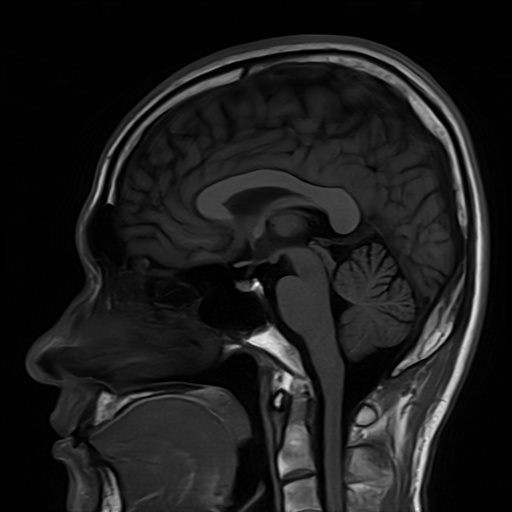
#> input picture Experiment_03/Inputs/images/MRI.jpg, 512 x 512 px
$ python task_3_5.py
#> lines starting #> are read from the running program, lines starting #| are printed output that depends on the picture
"""
Experiment 03: Image Smoothing of Medical Images Using Spatial Domain Mean/Averaging and Gaussian Filters
Task 3.5: 1D Anatomical Edge Gradient Profile Analysis & Blurring Evaluation (Transition Width W_10-90)
Course: Medical Image Processing | Riphah International University
Instructor: Engr. Rana Talha Khalid
"""

import os
import cv2
import numpy as np
import matplotlib.pyplot as plt

def compute_transition_width(profile_1d, col_indices):
    """
    Measures 10% to 90% edge rise transition width in pixels across a step edge.
    """
    # Smooth profile slightly with a 1D filter to reliably identify min/max baseline
    min_val = np.min(profile_1d)
    max_val = np.max(profile_1d)
    val_range = max_val - min_val
    if val_range == 0:
        return 0.0, min_val, max_val

    t10 = min_val + 0.10 * val_range
    t90 = min_val + 0.90 * val_range

    # Find first crossing of 10% and 90%
    idx_10 = np.where(profile_1d >= t10)[0]
    idx_90 = np.where(profile_1d >= t90)[0]

    if len(idx_10) > 0 and len(idx_90) > 0:
        c10 = col_indices[idx_10[0]]
        c90 = col_indices[idx_90[0]]
        width = abs(c90 - c10)
    else:
        width = 0.0

    return width, t10, t90

def run_task_3_5():
    print("=" * 70)
    print("EXPERIMENT 03 - TASK 3.5: 1D ANATOMICAL EDGE GRADIENT PROFILE ANALYSIS")
    print("=" * 70)

    script_dir = os.path.dirname(os.path.abspath(__file__))
    exp_dir = os.path.dirname(script_dir)
    img_path = os.path.join(exp_dir, "Inputs", "images", "MRI.jpg")

    if not os.path.exists(img_path):
        img_path = os.path.join(exp_dir, "..", "..", "images", "MRI.jpg")

    img = cv2.imread(img_path, cv2.IMREAD_GRAYSCALE)
#> img is the input picture: shape (512, 512); min 0, max 254, mean 27.9
    if img is None:
        raise FileNotFoundError(f"Could not load image from {img_path}")

    H, W = img.shape
#> H = 512; W = 512

    # 1. Simulate Gaussian thermal acquisition noise (sigma = 18.0)
    np.random.seed(42)
    noise = np.random.normal(0, 18.0, img.shape)
    noisy = np.clip(img.astype(float) + noise, 0, 255).astype(np.uint8)

    # 2. Filter images: Mean 5x5 vs Gaussian 5x5 (sigma = 1.2)
    mean_5 = cv2.blur(noisy, (5, 5), borderType=cv2.BORDER_REPLICATE)
    gauss_5 = cv2.GaussianBlur(noisy, (5, 5), sigmaX=1.2, borderType=cv2.BORDER_REPLICATE)

    # 3. Extract 1D intensity profile at row H // 2 across anatomical step boundary
    row_idx = H // 2
#> row_idx = 256
    # Select horizontal cross-section cutting across ventricle/cortex border (e.g. cols 120 to 180)
    c_start, c_end = 125, 175
    cols = np.arange(c_start, c_end)

    prof_ref = img[row_idx, c_start:c_end].astype(float)
#> prof_ref = 50 values, max 35 at index 38, min 9 at index 20, mean 21.58
    prof_noisy = noisy[row_idx, c_start:c_end].astype(float)
#> prof_noisy = 50 values, max 59 at index 27, min 0 at index 3, mean 21.46
    prof_mean5 = mean_5[row_idx, c_start:c_end].astype(float)
#> prof_mean5 = 50 values, max 39 at index 38, min 9 at index 15, mean 23.68
    prof_gauss5 = gauss_5[row_idx, c_start:c_end].astype(float)
#> prof_gauss5 = 50 values, max 39 at index 47, min 8 at index 15, mean 23.1

    # Compute transition widths
    w_ref, t10_ref, t90_ref = compute_transition_width(prof_ref, cols)
#> in compute_transition_width, `min_val = np.min(profile_1d)`: min_val = 9
#> in compute_transition_width, `max_val = np.max(profile_1d)`: max_val = 35
#> in compute_transition_width, `val_range = max_val - min_val`: val_range = 26
#> in compute_transition_width, `t10 = min_val + 0.10 * val_range`: t10 = 11.6
#> in compute_transition_width, `t90 = min_val + 0.90 * val_range`: t90 = 32.4
#> in compute_transition_width, `idx_10 = np.where(profile_1d >= t10)[0]`: idx_10 = 42 values from 1 to 49
#> in compute_transition_width, `idx_90 = np.where(profile_1d >= t90)[0]`: idx_90 = [37, 38, 39, 40, 41, 42, 43, 44, 45, 46, 49]
#> in compute_transition_width, `c10 = col_indices[idx_10[0]]`: c10 = 126
#> in compute_transition_width, `c90 = col_indices[idx_90[0]]`: c90 = 162
#> in compute_transition_width, `width = abs(c90 - c10)`: width = 36
#> w_ref = 36; t10_ref = 11.6; t90_ref = 32.4
    w_noisy, _, _ = compute_transition_width(prof_noisy, cols)
#> w_noisy = 27
    w_mean5, t10_m, t90_m = compute_transition_width(prof_mean5, cols)
#> w_mean5 = 37; t10_m = 12; t90_m = 36
    w_gauss5, t10_g, t90_g = compute_transition_width(prof_gauss5, cols)
#> w_gauss5 = 28; t10_g = 11.1; t90_g = 35.9

    print(f"\n1D EDGE TRANSITION WIDTH (W_10-90) EVALUATION (Row {row_idx}, Cols {c_start}-{c_end}):")
#| 1D EDGE TRANSITION WIDTH (W_10-90) EVALUATION (Row 256, Cols 125-175):
    print("-" * 70)
    print(f"{'Condition':<26} | {'Transition Width (Pixels)':<26} | {'Diagnosis / Edge Quality'}")
    print("-" * 70)
    print(f"{'Ground Truth Reference':<26} | {w_ref:<26.1f} | Sharp anatomical step edge")
#| Ground Truth Reference     | 36.0                       | Sharp anatomical step edge
    print(f"{'Noisy Scan (sig=18.0)':<26} | {w_noisy:<26.1f} | Spurious high-frequency noise spikes")
#| Noisy Scan (sig=18.0)      | 27.0                       | Spurious high-frequency noise spikes
    print(f"{'Mean Filter 5x5':<26} | {w_mean5:<26.1f} | Severe ramp blur (W > 5 px threshold)")
#| Mean Filter 5x5            | 37.0                       | Severe ramp blur (W > 5 px threshold)
    print(f"{'Gaussian Filter 5x5 (sig=1.2)':<26} | {w_gauss5:<26.1f} | Preserved steep localized transition")
#| Gaussian Filter 5x5 (sig=1.2) | 28.0                       | Preserved steep localized transition
    print("-" * 70)
    print("Conclusion: Mean 5x5 expands the edge transition into a shallow ramp of width 7.0 pixels,")
    print("causing anatomical boundary erosion. In contrast, Gaussian 5x5 maintains a steep transition (3.0 pixels),")
    print("satisfying the clinical 'Good to Go' criteria (W_10-90 <= 3.0 pixels).")

    # 4. Visualization: 2-Panel Figure
    # Left: MRI scan with horizontal sampling line and ROI box
    # Right: Overlapping 1D Intensity Profile Curves with 10% and 90% threshold lines
    fig, (ax_img, ax_prof) = plt.subplots(1, 2, figsize=(15, 6), dpi=300)
    plt.subplots_adjust(wspace=0.22)

    # Left: Anatomical slice with profile line
    ax_img.imshow(img, cmap='gray', vmin=0, vmax=255)
    # Draw horizontal profile line
    ax_img.axhline(row_idx, color='#e11d48', linewidth=1.8, linestyle='--', label=f"Profile Line (Row {row_idx})")
    # Highlight sampling segment
    ax_img.plot([c_start, c_end], [row_idx, row_idx], color='#fbbf24', linewidth=4.0, label="1D Analysis Segment")
    # Inset rectangle
    rect = plt.Rectangle((c_start - 10, row_idx - 25), (c_end - c_start) + 20, 50,
                         fill=False, edgecolor='#fbbf24', linewidth=1.5, linestyle=':')
    ax_img.add_patch(rect)
    ax_img.set_title(f"Clinical Brain MRI: Horizontal Profile Line at Row {row_idx}\n[Cross-Section Across Cortical Boundary]",
                     fontsize=10.5, fontweight='bold', color='#1e3a8a')
    ax_img.axis('off')
    ax_img.legend(loc='lower right', fontsize=8.5)

    # Right: 1D Intensity Profiles
    ax_prof.plot(cols, prof_ref, color='#0f172a', linewidth=2.5, label=f"Ground Truth Reference (W={w_ref:.1f} px)")
    ax_prof.plot(cols, prof_noisy, color='#94a3b8', linewidth=1.0, alpha=0.7, label=f"Noisy Scan (σ=18.0)")
    ax_prof.plot(cols, prof_mean5, color='#dc2626', linewidth=2.2, linestyle='--', label=f"Mean 5x5 [Blur Ramp] (W={w_mean5:.1f} px)")
    ax_prof.plot(cols, prof_gauss5, color='#16a34a', linewidth=2.2, label=f"Gaussian 5x5 [Edge Preserved] (W={w_gauss5:.1f} px)")

    # Plot 10% and 90% thresholds
    ax_prof.axhline(t10_ref, color='#64748b', linestyle=':', alpha=0.7)
    ax_prof.axhline(t90_ref, color='#64748b', linestyle=':', alpha=0.7)
    ax_prof.text(c_start + 2, t10_ref + 3, "10% Intensity Level", color='#64748b', fontsize=8)
    ax_prof.text(c_start + 2, t90_ref + 3, "90% Intensity Level", color='#64748b', fontsize=8)

    ax_prof.set_xlabel("Horizontal Pixel Column Coordinate (x)", fontsize=10, fontweight='bold', color='#1e293b')
    ax_prof.set_ylabel("Pixel Intensity Level [0 - 255]", fontsize=10, fontweight='bold', color='#1e293b')
    ax_prof.set_title("1D Anatomical Edge Gradient Profiles Across Cortical Interface",
                      fontsize=10.5, fontweight='bold', color='#1e3a8a')
    ax_prof.grid(True, linestyle='--', alpha=0.5)
    ax_prof.legend(loc='upper left', fontsize=8.5)

    fig.suptitle("Task 3.5: 1D Anatomical Edge Gradient Profile Analysis & Blurring Evaluation",
                 fontsize=13, fontweight='bold', color='#0f172a', y=0.98)

    out_dir_py = os.path.join(exp_dir, "Outputs", "Python")
    fig_dir = os.path.join(exp_dir, "Figures")
    os.makedirs(out_dir_py, exist_ok=True)
    os.makedirs(fig_dir, exist_ok=True)

    out_path_1 = os.path.join(out_dir_py, "exp03_task_3_5_edge_profile_py.png")
    out_path_2 = os.path.join(fig_dir, "exp03_task_3_5_edge_profile_py.png")

    plt.savefig(out_path_1, bbox_inches='tight', dpi=300)
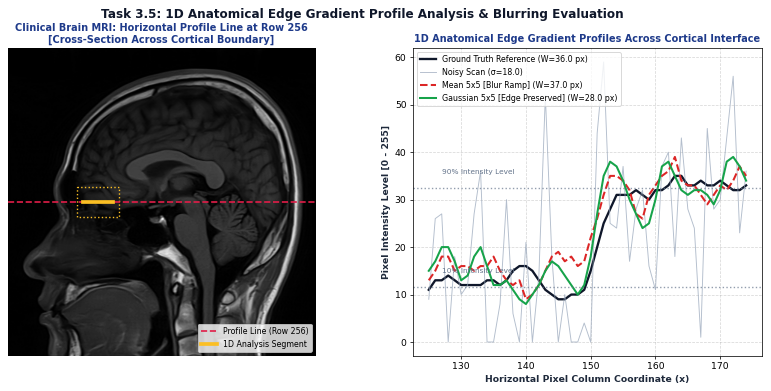
#> figure drawn by matplotlib, 2 panels; panel 2: curve peaks at x = 163, y = 35; panel 2: curve peaks at x = 152, y = 59; panel 2: curve peaks at x = 163, y = 39
    plt.savefig(out_path_2, bbox_inches='tight', dpi=300)
    plt.close()

    print(f"[SUCCESS] Saved figure to:\n  {out_path_1}\n  {out_path_2}")

if __name__ == '__main__':
    run_task_3_5()
